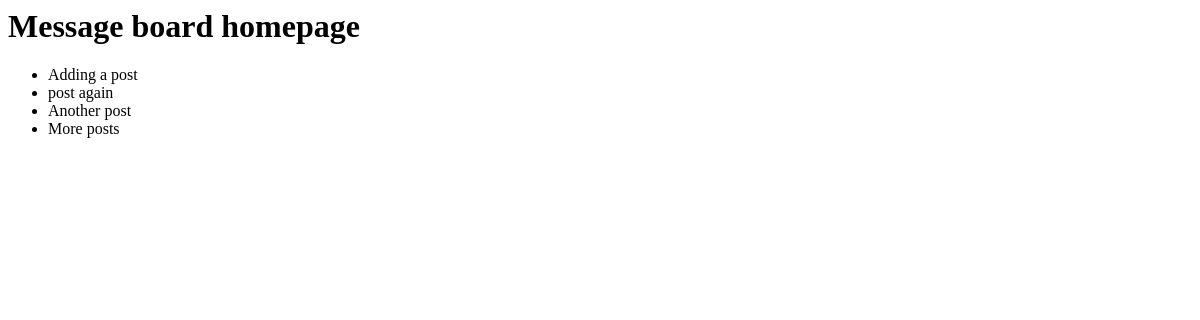
Before: / with the older database file.
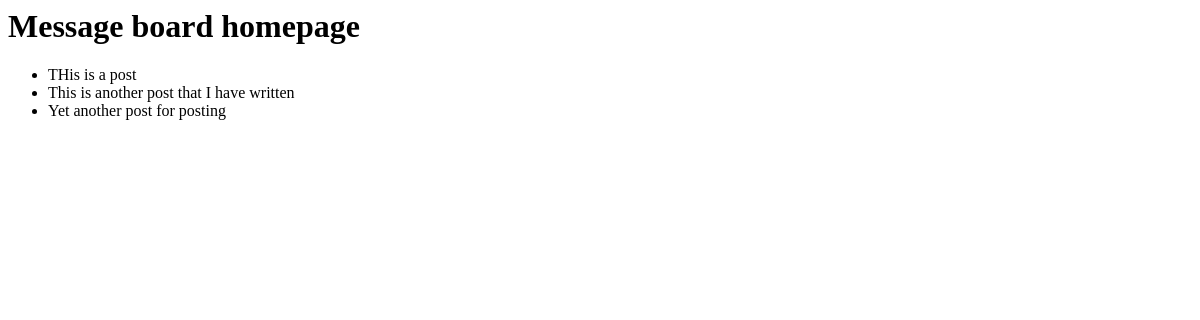
After: the same page with the newer database file.
### posts/models.py (models this page shows, shortened)
class Post(models.Model):
    text = models.TextField()

### posts/views.py (the view)
# urls.py: path('', HomePageView.as_view(),
class HomePageView(ListView):
    model = Post
    template_name = 'home.html'
    context_object_name = 'all_posts_list'

### templates/home.html
<h1>Message board homepage</h1>
<ul>
    {% for post in all_posts_list %}
        <li>{{ post.text }}</li>
    {% endfor %}
</ul>

Changed rows visible on the page:
removed Post: text "Adding a post"
removed Post: text "post again"
removed Post: text "Another post"
removed Post: text "More posts"
added Post: text "THis is a post"
added Post: text "This is another post that I have written"
added Post: text "Yet another post for posting"
